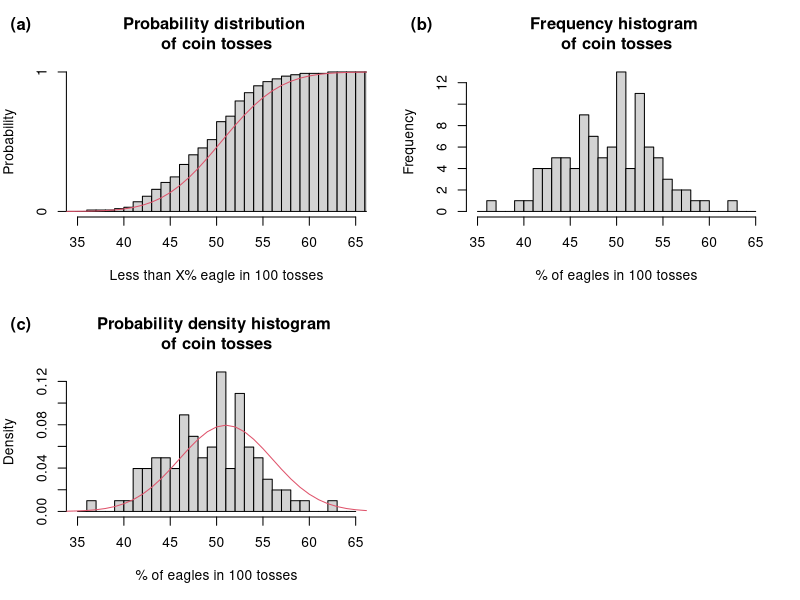
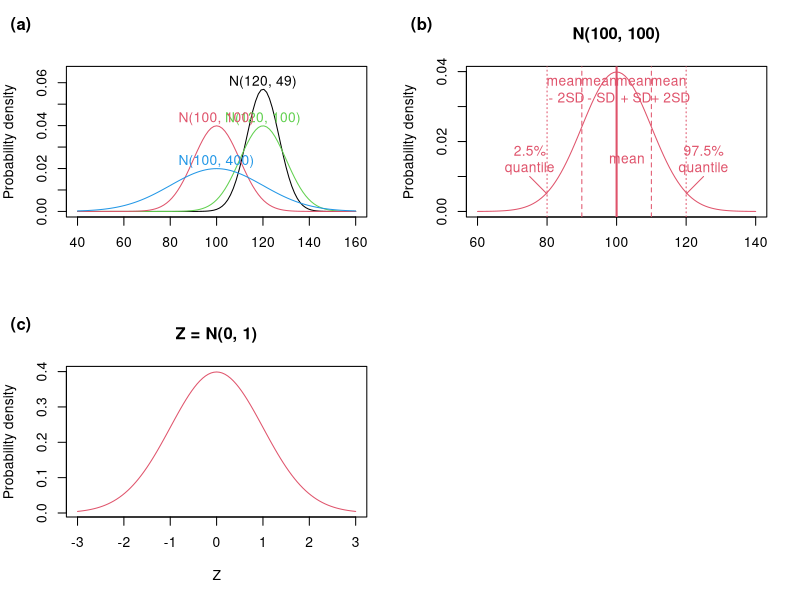
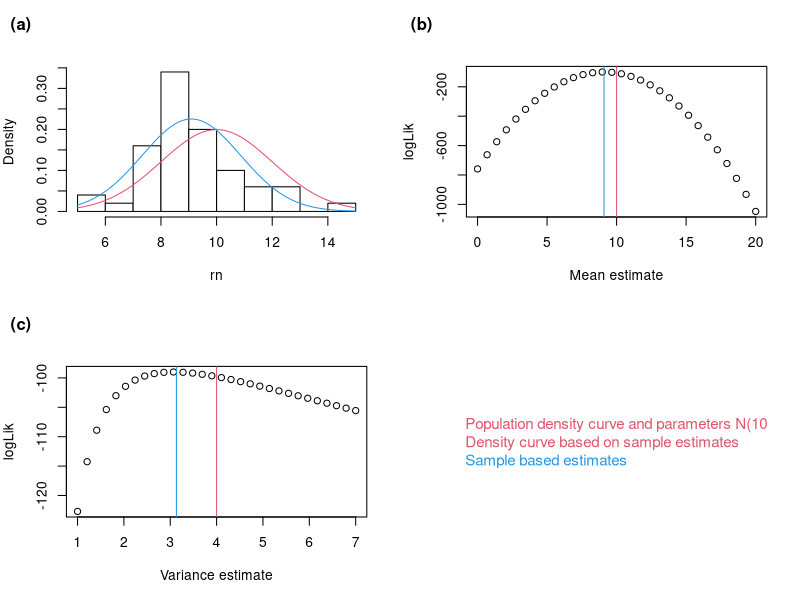

These charts were generated, in order, by the following R code:
## ---- chunk 1
#| code-fold: true
#| code-summary: "Show R Script"
#| fig-cap: "Probability (a), frequency (b) and density (d) distribution of coin tosses (n = 100, size = 100, p = 0.5). Grey histograms represent sampling statistics (prob., freq., dens.). The red lines in (a) and (c) represent theoretical binomial probability distribution and density, respectively. (d) standard 10 crown coin of the Austrian-Hungarian Empire used for tossing. Depicted here to illustrate why we call the coin sides the Head and Eagle instead of Brno and Lion as on the current 10 CZK coin."

set.seed(42)

# First, we need a randomly generated sample from binomial distribution
# n    = number of trials when eagle comes up (out of 100)
# size = number of observations (each observation = 100 tosses)
# prob = probability of eagle coming up in each toss
coin.r <- rbinom(n = 0:100, size = 100, prob = 0.5)

# Second, we need density function to plot theoretical probabilities on the plot
coin.d <- dbinom(0:100, size = 100, prob = 0.5)

# Third, we also need distribution function
coin.p <- pbinom(0:100, size = 100, prob = 0.5)

# This is needed for plotting cummulative histogram
h <- hist(coin.r, breaks = c(0:100), plot = F)
h$counts <- cumsum(h$counts)/sum(h$counts)

# Plots
par(mfrow = c(2,2), mar = c(5, 4, 4, 2))

plot(h,
     xlim =  range(35, 65),
     freq = T,
     main = 'Probability distribution \nof coin tosses',
     ylab = 'Probability',
     xlab = 'Less than X% eagle in 100 tosses')
lines(coin.p, col = 2)
mtext("(a)", side = 3, adj = -0.2, line = 2, font = 2)

hist(coin.r, breaks = c(35:65),
     xlab = '% of eagles in 100 tosses',
     main = 'Frequency histogram \nof coin tosses')
mtext("(b)", side = 3, adj = -0.2, line = 2, font = 2)

hist(coin.r, breaks = c(35:65),
     freq = F,
     xlab = '% of eagles in 100 tosses',
     ylab = 'Density',
     main = 'Probability density histogram \nof coin tosses')
lines(coin.d, col = 2, lwd = 1)
mtext("(c)", side = 3, adj = -0.2, line = 2, font = 2)

par(mfrow = c(1,1))
## ---- chunk 2
#| code-fold: true
#| code-summary: "Show R Script"
#| fig-cap: "Normal distribution properties: (a) varying parameters, (b) SD-unit intervals, and (c) the standard normal distribution."
#| fig-width: 10
#| fig-height: 8
#| layout-nx: 2
#| layout-ny: 2

par(mfrow = c(2,2)) # Set grid

# (a)
curve(dnorm(x, mean = 120, sd = sqrt(49)), # Generate curve for Normal distribution with mean = 120 and sd = sqrt(49)
      from = 40, to = 160,                 # Set x axis range
      ylim = range(0, 0.065),              # set y axis range
      ylab = 'Probability density',        # y lab name
      xlab = '')                           # x lab without name
text(x = 120, y = 0.06, labels = 'N(120, 49)')                 # add annotation to the curve
curve(dnorm(x, mean = 120, sd = sqrt(100)), col = 3, add = T)  # similarly for different means and sds
text(x = 120, y = 0.043, labels = 'N(120, 100)', col = 3)
curve(dnorm(x, mean = 100, sd = sqrt(100)), col = 2, add = T)
text(x = 100, y = 0.043, labels = 'N(100, 100)', col = 2)
curve(dnorm(x, mean = 100, sd = sqrt(400)), col = 4, add = T)
text(x = 100, y = 0.023, labels = 'N(100, 400)', col = 4)
mtext("(a)", side = 3, adj = -0.2, line = 2, font = 2)         # label plot

# (b)
curve(dnorm(x, mean = 100, sd = sqrt(100)), # Generate curve for Normal distribution with mean 100 and sd 10 (sqrt(100))
      from = 60, to = 140,
      col = 2,
      main = 'N(100, 100)',
      ylab = 'Probability density',
      xlab = '')
abline(v = 100, col = 2, lwd = 2)                    # add lines indicating quartiles
abline(v = c(100 - 10, 100 + 10), col = 2, lty = 2)
abline(v = c(100 - 20, 100 + 20), col = 2, lty = 3)
text(x = c(85, 95, 103, 105, 115),                   # annotate lines
     y = c(0.035, 0.035, 0.015, 0.035, 0.035),
     labels = c('mean\n - 2SD', 'mean\n - SD', 'mean', 'mean\n + SD', 'mean\n + 2SD'),
     col = 2)
text(x = 75, y = 0.015, labels = '2.5%\nquantile', col = 2)
text(x = 125, y = 0.015, labels = '97.5%\nquantile', col = 2)
arrows(75, 0.01, 80, 0.005, length = 0, col = 2)
arrows(125, 0.01, 120, 0.005, length = 0, col = 2)
mtext("(b)", side = 3, adj = -0.2, line = 2, font = 2) # label plot

# (c)
curve(dnorm(x, mean = 0, sd = 1),   # Generate curve for standardised Normal distribution (Z)
      from = -3, to = 3,
      col = 2, lwd = 1,
      main = 'Z = N(0, 1)',
      ylab = 'Probability density',
      xlab = 'Z')
mtext("(c)", side = 3, adj = -0.2, line = 2, font = 2) # label plot

par(mfrow = c(1,1)) # Set grid back to normal view
## ---- chunk 3
#| code-fold: true
#| code-summary: "Show R Script"
#| fig-cap: |
#|  Maximum likelihood estimation of normal distribution parameters. A sample ($n =
#|  50$) was sampled from a normally distributed population with $\mu = 10$ and $\sigma = 4$.
#|  Maximum likelihood estimation was then performed on the sample aiming at reconstruction of
#|  the population parameters. The mean value was estimated $\bar{x} = 9.09$ and variance
#|  $s^2 = 3.13. The corresponding probability density function was plotted onto the sampling
#|  density histogram (a). Log-likelihoods of a series of possible mean and variance values
#|  are plotted together with the estimated and the population parameters (b, c).
#| fig-height: 8
#| fig-width: 10

# 1. Setup Parameters and Sample
set.seed(1234) # Optional: makes the "random" results reproducible
# Population Parameters
pop_mean <- 10
pop_var  <- 4
n <- 50

rn <- rnorm(n, mean = pop_mean, sd = sqrt(pop_var)) # generate random sample

# Calculate Sample Estimates
sample_mean <- mean(rn)
sample_var  <- var(rn)


# 2. Calculate Likelihood of various mean estimates (being the true mean)
means <- seq(0, 20, length.out = 30)
loglik_m <- sapply(means, function(m) sum(dnorm(rn, mean = m, sd = sd(rn), log = TRUE)))

# 3. Calculate Likelihood of various variance estimates (being the true variance)
vars <- seq(1, 7, length.out = 30)
loglik_v <- sapply(vars, function(v) sum(dnorm(rn, mean = mean(rn), sd = sqrt(v), log = TRUE)))

# 4. Plots
par(mfrow = c(2,2))

# (a) Histogram and densities
hist(rn, probability = T, col = 'white', main = '')
curve(dnorm(x, mean = pop_mean, sd = sqrt(pop_var)), col = 2, add = T)
curve(dnorm(x, mean = sample_mean, sd = sqrt(sample_var)), col = 4, add = T)
mtext("(a)", side = 3, adj = -0.2, line = 2, font = 2) 

# (b) Log-likelihood mean
plot(means, loglik_m, xlab = "Mean estimate", ylab = "logLik")
abline(v = pop_mean, col = 2)
abline(v = sample_mean, col = 4)
mtext("(b)", side = 3, adj = -0.2, line = 2, font = 2) 

# (c) Likelihood variance
plot(vars, loglik_v, xlab = 'Variance estimate', ylab = 'logLik')
abline(v = pop_var, col = 2)
abline(v = sample_var, col = 4)
mtext("(c)", side = 3, adj = -0.2, line = 2, font = 2)

# Custom Legend
plot.new()
legend("center", 
       legend = c("Population density curve and parameters N(10, 4)",
                  "Density curve based on sample estimates",
                  "Sample based estimates"),
       text.col = c(2,2,4),
       bty = "n", cex = 1.1)

par(mfrow = c(1,1))
